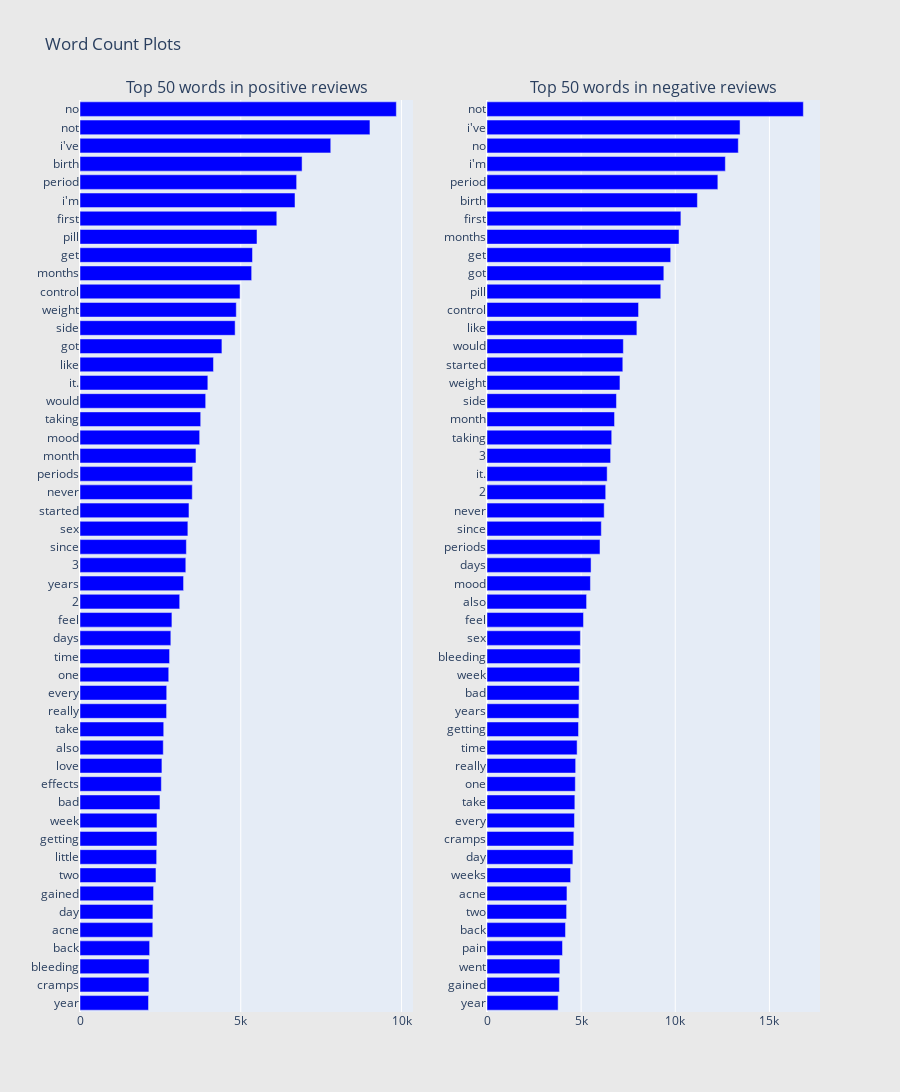

Notebook cell for this chart:
### Code cell
# Creating two subplots
fig = tools.make_subplots(rows=1, cols=2, vertical_spacing=0.04,
                          subplot_titles=["Top 50 words in positive reviews", 
                                          "Top 50 words in negative reviews"])
fig.append_trace(trace_pos, 1, 1)
fig.append_trace(trace_neg, 1, 2)
fig['layout'].update(height=1200, width=900, paper_bgcolor='rgb(233,233,233)', title="Word Count Plots")
fig.show()

### Figure 1 — Plotly figure (JSON) as saved in the notebook; plotly's stock layout.template omitted (floating-point values rounded to 4 significant figures)
{"data": [{"marker": {"color": "blue"}, "orientation": "h", "showlegend": false, "type": "bar", "x": [2131, 2143, 2148, 2166, 2264, 2267, 2288, 2363, 2384, 2393, 2394, 2487, 2530, 2548, 2590, 2604, 2693, 2697, 2760, 2786, 2825, 2859, 3101, 3221, 3291, 3308, 3355, 3389, 3492, 3503, 3607, 3722, 3754, 3909, 3976, 4151, 4414, 4825, 4861, 4978, 5339, 5365, 5505, 6121, 6687, 6738, 6907, 7799, 9018, 9839], "xaxis": "x", "y": ["year", "cramps", "bleeding", "back", "acne", "day", "gained", "two", "little", "getting", "week", "bad", "effects", "love", "also", "take", "really", "every", "one", "time", "days", "feel", "2", "years", "3", "since", "sex", "started", "never", "periods", "month", "mood", "taking", "would", "it.", "like", "got", "side", "weight", "control", "months", "get", "pill", "first", "i'm", "period", "birth", "i've", "not", "no"], "yaxis": "y"}, {"marker": {"color": "blue"}, "orientation": "h", "showlegend": false, "type": "bar", "x": [3778, 3846, 3868, 4010, 4168, 4228, 4247, 4442, 4562, 4614, 4646, 4666, 4691, 4709, 4786, 4861, 4882, 4892, 4915, 4954, 4961, 5124, 5289, 5494, 5527, 6002, 6072, 6224, 6305, 6382, 6566, 6624, 6774, 6876, 7062, 7213, 7242, 7961, 8049, 9230, 9392, 9757, 10199, 10298, 11175, 12261, 12659, 13347, 13440, 16802], "xaxis": "x2", "y": ["year", "gained", "went", "pain", "back", "two", "acne", "weeks", "day", "cramps", "every", "take", "one", "really", "time", "getting", "years", "bad", "week", "bleeding", "sex", "feel", "also", "mood", "days", "periods", "since", "never", "2", "it.", "3", "taking", "month", "side", "weight", "started", "would", "like", "control", "pill", "got", "get", "months", "first", "birth", "period", "i'm", "no", "i've", "not"], "yaxis": "y2"}], "layout": {"annotations": [{"font": {"size": 16}, "showarrow": false, "text": "Top 50 words in positive reviews", "x": 0.225, "xanchor": "center", "xref": "paper", "y": 1, "yanchor": "bottom", "yref": "paper"}, {"font": {"size": 16}, "showarrow": false, "text": "Top 50 words in negative reviews", "x": 0.775, "xanchor": "center", "xref": "paper", "y": 1, "yanchor": "bottom", "yref": "paper"}], "height": 1200, "paper_bgcolor": "rgb(233,233,233)", "title": {"text": "Word Count Plots"}, "width": 900, "xaxis": {"anchor": "y", "domain": [0, 0.45]}, "xaxis2": {"anchor": "y2", "domain": [0.55, 1]}, "yaxis": {"anchor": "x", "domain": [0, 1]}, "yaxis2": {"anchor": "x2", "domain": [0, 1]}}}
